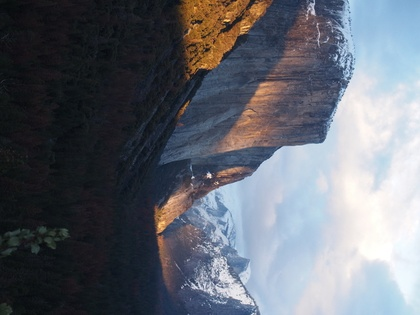
%> input picture rawImageToJPEG/hw3_data/data/yosemite.jpg, 420 x 315 px, shrunk from 640 x 480 before the run, given in place of yosemite.tif, which was not available
$ octave getting_started.m   (GNU Octave 9; MATLAB toolbox functions it lacks are replaced by stand-ins)
%> lines starting %> are read from the running program, lines starting %| are printed output that depends on the picture; pictures that were not available may be replaced by others from this repository, and a replacement may not be noted

% %% Example to load metadata provided by the camera
% metafile = [datapath imgname '.csv'];
% metadata = load_metadata(metafile);
% iso = metadata_value(metadata, 'ISO');

%% load image
clear;
clc;

datapath = '../data/';
imgname = 'yosemite';

I = imread([datapath imgname '.tif']);
%> I is the input picture: size 315x420x3 uint8; mean R, G, B 99.9, 104.2, 113
n = size(I, 2);
%> n = 420
m = size(I, 1);
%> m = 315
K = im2double(I);                % convert unit16 to double
K = K /(max(K(:)) - min(K(:)));  % normalization
% imshow(K);

%% Black-level and white-level correction
% [18 lines of commented-out code are left out]
K = imadjust(K,[0.05 0.95],[]);
imshow(K)

%% Demosaicking
R = zeros(m,n);
G = zeros(m,n);
B = zeros(m,n);
bits = 12;
bitrange = 2^bits;
% seperate each channel according to the CFA pattern
for i = 1:m
    for j = 1:n
        if mod(i,2) == 0 && mod(j,2) == 1 %G
            G(i,j) = K(i,j)/bitrange;
        elseif mod(i,2) == 1 && mod(j,2) == 0
            G(i,j) = K(i,j)/bitrange;
        elseif mod(i,2) == 1 %R
            R(i,j) = K(i,j)/bitrange;
        else %B
            B(i,j) = K(i,j)/bitrange;
        end
    end
end
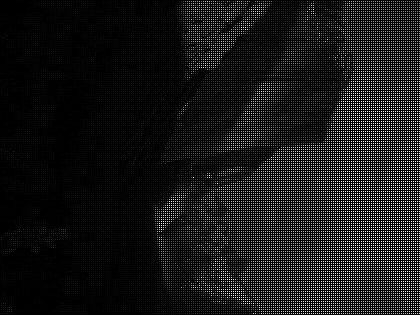
%> B: size 315x420 double; min 0, max 0.000244, mean 2.31e-05; drawn with min black and max white
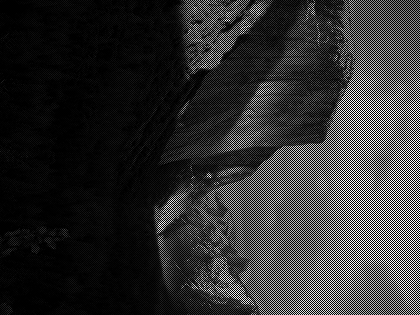
%> G: size 315x420 double; min 0, max 0.000244, mean 4.62e-05; drawn with min black and max white
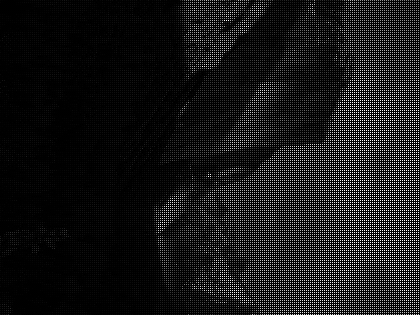
%> R: size 315x420 double; min 0, max 0.000244, mean 2.31e-05; mean of the top-left, top-right, bottom-left and bottom-right quarters 4.86e-06, 3.24e-05, 6.79e-06, 4.83e-05; drawn with min black and max white

% blue at red pixels
B1 = imfilter(B,[1 0 1; 0 0 0; 1 0 1]/4);
% blue at green pixels
B2 = imfilter(B+B1,[0 1 0; 1 0 1; 0 1 0]/4);
B = B + B1 + B2;
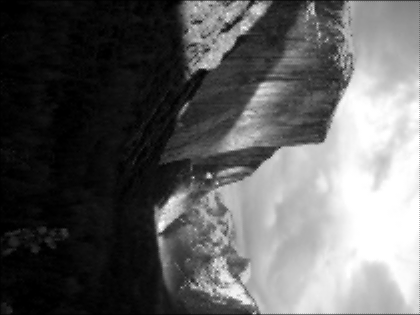
%> B: size 315x420 double; min 0, max 0.000244, mean 9.2e-05; drawn with min black and max white
% red at blue pixels
R1 = imfilter(R,[1 0 1; 0 0 0; 1 0 1]/4);
% red at green pixels
R2 = imfilter(R+R1,[0 1 0; 1 0 1; 0 1 0]/4);
R = R + R1 + R2;
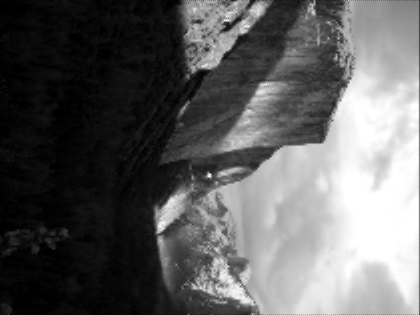
%> R: size 315x420 double; min 0, max 0.000244, mean 9.21e-05; drawn with min black and max white
% interpolate for green
G= G + imfilter(G, [0 1 0; 1 0 1; 0 1 0]/4);

% use freeman method to improve the interpolation result
R = G + medfilt2(R - G);
B = G + medfilt2(B - G);

figure(4)
rgb = cat(3, R, G, B);
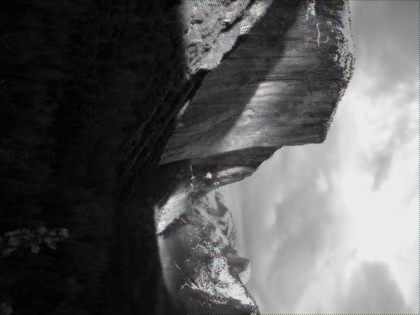
%> rgb: size 315x420x3 double; mean R, G, B 9.23e-05, 9.23e-05, 9.22e-05; drawn with min black and max white
rgb = rgb /(max(rgb(:)) - min(rgb(:)));
imshow(rgb);
%% Color correction
% [6 lines of commented-out code are left out]
%% Gray World algorithm

Rave = mean(mean(R));
%> Rave = 9.23e-05
Gave = mean(mean(G));
%> Gave = 9.23e-05
Bave = mean(mean(B));
%> Bave = 9.22e-05
Kave = (Rave + Gave + Bave) / 3;
%> Kave = 9.23e-05

R1 = (Kave/Rave)*R; G1 = (Kave/Gave)*G; B1 = (Kave/Bave)*B;
RGB_white_out = cat(3, R1, G1, B1);
RGB_white_out = RGB_white_out /(max(RGB_white_out(:)) - min(RGB_white_out(:)));

imshow(RGB_white_out)
%% Gamma mapping
K = RGB_white_out;
K = imadjust(K,[],[],1/1.5); % Gamma = 1.5
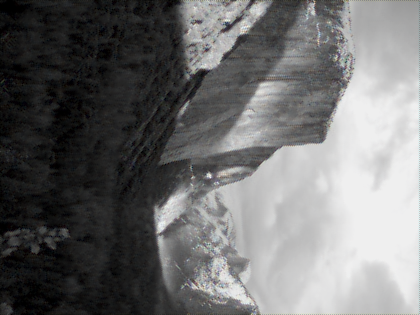
%> K: size 315x420x3 double; mean R, G, B 0.431, 0.431, 0.431
imshow(K)
%%
Rave = mean2(R);
Gave = mean2(G);
Bave = mean2(B);
%> (the run ends here)

$ run again, with rawImageToJPEG/hw3_data/data/colorado.jpg copied over rawImageToJPEG/hw3_data/data/yosemite.jpg
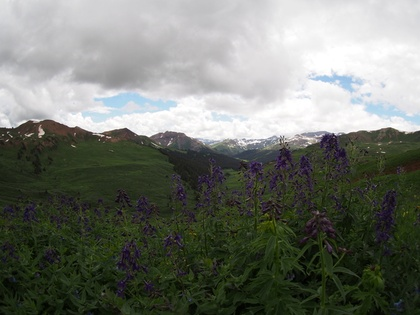
%> input picture rawImageToJPEG/hw3_data/data/colorado.jpg, 420 x 315 px, shrunk from 640 x 480 before the run, given in place of yosemite.tif, which was not available
%> I is the input picture: size 315x420x3 uint8; mean R, G, B 114.3, 118.3, 109.9
%> after the loop `for i = 1:m`:
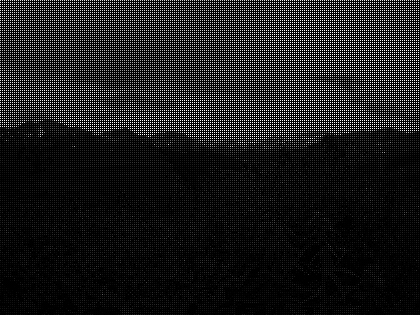
%> R: size 315x420 double; min 0, max 0.000244, mean 2.7e-05; drawn with min black and max white
%> Rave = 0.000108
%> Gave = 0.000107
%> `K = imadjust(K,[],[],1/1.5);`:
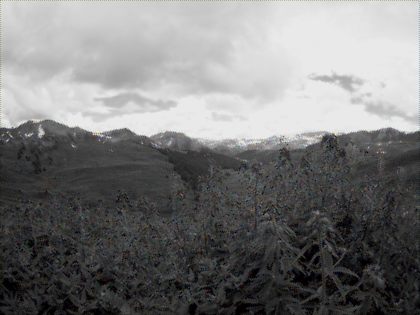
%> K: size 315x420x3 double; mean R, G, B 0.477, 0.477, 0.477

$ run again, with rawImageToJPEG/hw3_data/data/cookies.jpg copied over rawImageToJPEG/hw3_data/data/yosemite.jpg
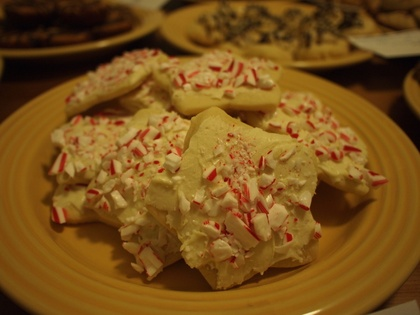
%> input picture rawImageToJPEG/hw3_data/data/cookies.jpg, 420 x 315 px, shrunk from 640 x 480 before the run, given in place of yosemite.tif, which was not available
%> I is the input picture: size 315x420x3 uint8; mean R, G, B 120.4, 80, 25.1
%> `B = B + B1 + B2;`:
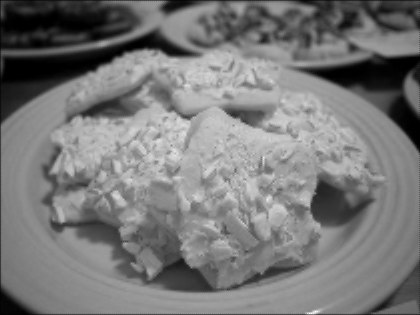
%> B: size 315x420 double; min 0, max 0.000244, mean 0.000116; drawn with min black and max white
%> Rave = 0.000116
%> `K = imadjust(K,[],[],1/1.5);`:
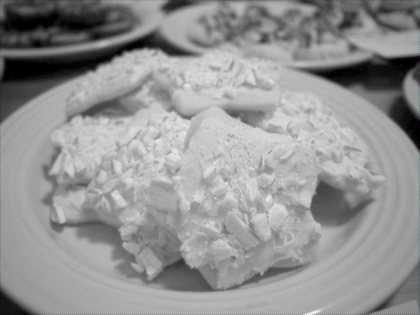
%> K: size 315x420x3 double; mean R, G, B 0.581, 0.581, 0.581

$ run again, with rawImageToJPEG/hw3_data/data/keyboard.jpg copied over rawImageToJPEG/hw3_data/data/yosemite.jpg
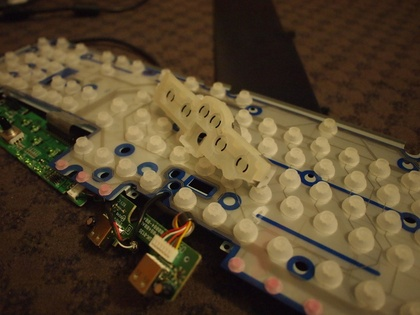
%> input picture rawImageToJPEG/hw3_data/data/keyboard.jpg, 420 x 315 px, shrunk from 640 x 480 before the run, given in place of yosemite.tif, which was not available
%> I is the input picture: size 315x420x3 uint8; mean R, G, B 85.1, 68.6, 43.8
%> Rave = 7.7e-05
%> Bave = 7.69e-05
%> `K = imadjust(K,[],[],1/1.5);`:
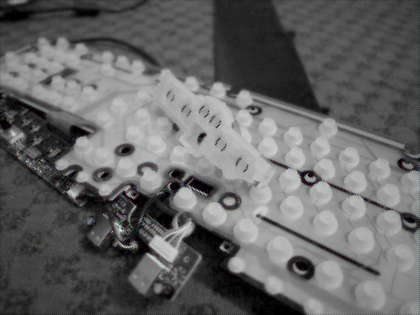
%> K: size 315x420x3 double; mean R, G, B 0.398, 0.397, 0.398
